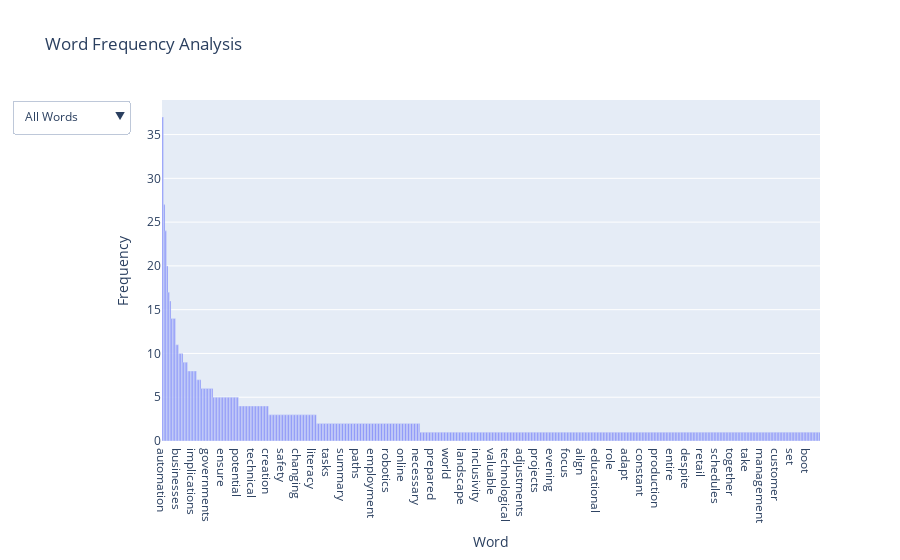

The cell this chart's notebook holds for it:
### Code cell
import nltk
import pandas as pd
import plotly.express as plot
from nltk.probability import FreqDist
from nltk.tokenize import word_tokenize
from nltk.corpus import stopwords


stop_words = set(stopwords.words('english'))
try:
    # Read text from a .txt file
    with open('chat.txt', 'r') as file:
        text = file.read().lower()  # Convert to lower case

    tokens = [word for word in word_tokenize(text) if word.isalpha() and word not in stop_words]


    # Calculate word frequency
    word_freq = FreqDist(tokens)

    # Convert word frequency data to a DataFrame
    word_freq_df = pd.DataFrame(word_freq.items(), columns=['Word', 'Frequency']).sort_values(by='Frequency', ascending=False)
    with pd.option_context('display.max_rows', None, 'display.max_columns', None):
        display(word_freq_df)


    # Create an interactive bar chart using Plotly
    fig = plot.bar(word_freq_df, x='Word', y='Frequency', title='Word Frequency Analysis')

    # Update layout
    fig.update_layout(xaxis_title='Word', yaxis_title='Frequency')

    # Dropdown menu for word filtering
    dropdown_buttons = [
        {'label': 'All Words', 'method': 'relayout',
         'args': [{'xaxis.range': [0, len(word_freq_df)]}, {'title': 'All Words'}]},
        {'label': 'Top 10 Words', 'method': 'relayout',
         'args': [{'xaxis.range': [0, 9]}, {'title': 'Top 10 Words'}]},
        {'label': 'Top 20 Words', 'method': 'relayout',
         'args': [{'xaxis.range': [0, 19]}, {'title': 'Top 20 Words'}]},
    ]

    fig.update_layout(
        updatemenus=[
            {'buttons': dropdown_buttons,
             'direction': 'down',
             'showactive': True,
             }
        ])

    fig.show()

except FileNotFoundError:
    print("The file chat.txt was not found.")
except Exception as e:
    print(f"An error occurred: {e}")

### Figure 1 — Plotly figure (JSON) as saved in the notebook; plotly's stock layout.template omitted (floating-point values rounded to 4 significant figures; data arrays with more than 128 entries replaced by an {"elided": "..."} marker saying what was removed)
{"data": [{"alignmentgroup": "True", "hovertemplate": "Word=%{x}<br>Frequency=%{y}<extra></extra>", "legendgroup": "", "marker": {"color": "#636efa", "pattern": {"shape": ""}}, "name": "", "offsetgroup": "", "orientation": "v", "showlegend": false, "textposition": "auto", "type": "bar", "x": {"elided": "439 str values"}, "xaxis": "x", "y": {"elided": "439 int values"}, "yaxis": "y"}], "layout": {"barmode": "relative", "legend": {"tracegroupgap": 0}, "title": {"text": "Word Frequency Analysis"}, "updatemenus": [{"buttons": [{"args": [{"xaxis.range": [0, 439]}, {"title": "All Words"}], "label": "All Words", "method": "relayout"}, {"args": [{"xaxis.range": [0, 9]}, {"title": "Top 10 Words"}], "label": "Top 10 Words", "method": "relayout"}, {"args": [{"xaxis.range": [0, 19]}, {"title": "Top 20 Words"}], "label": "Top 20 Words", "method": "relayout"}], "direction": "down", "showactive": true}], "xaxis": {"anchor": "y", "domain": [0, 1], "title": {"text": "Word"}}, "yaxis": {"anchor": "x", "domain": [0, 1], "title": {"text": "Frequency"}}}}
